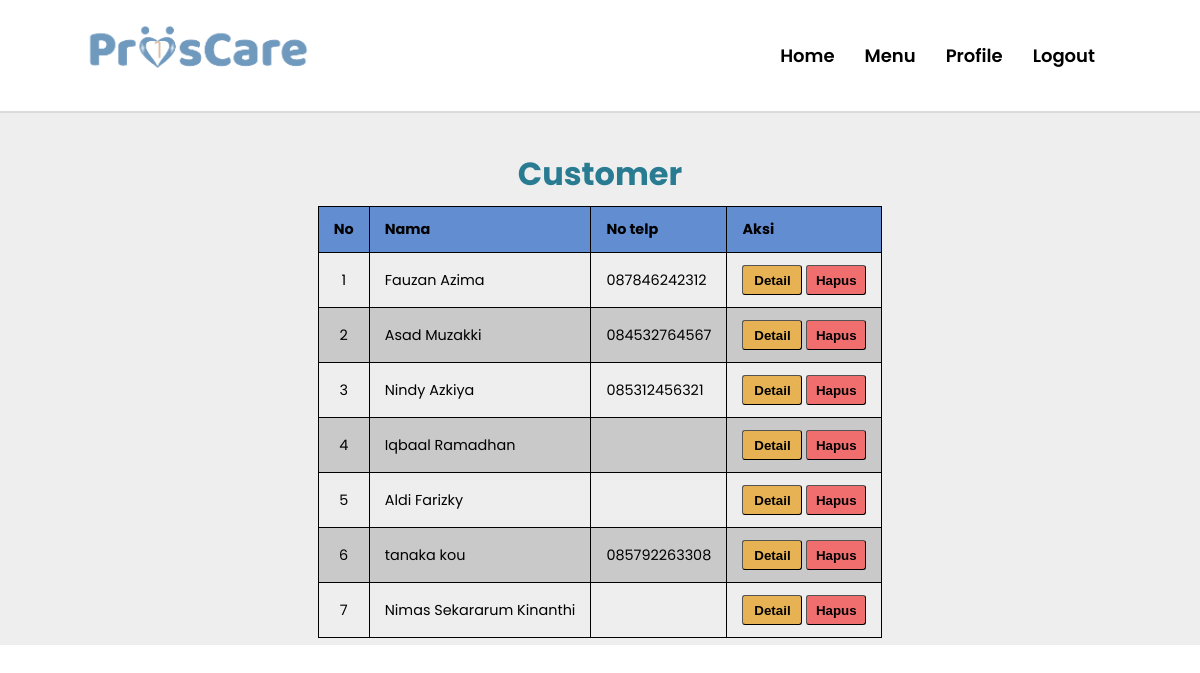
The app's page /admin/customer/data_customer.php (signed in) with its own data.
### tables this page shows
CREATE TABLE `customer` (
  `id` int(255) NOT NULL,
  `nama` varchar(360) DEFAULT NULL,
  `username` varchar(360) NOT NULL,
  `password` varchar(15) NOT NULL,
  `email` varchar(360) NOT NULL,
  `no_telp` varchar(20) DEFAULT NULL,
  `photo` varchar(360) DEFAULT NULL,
  `id_admin` int(255) NOT NULL
);

### loginProscare/koneksi.php (called while the page is built, shortened)
<?php
$koneksi = mysqli_connect("localhost", "root", "", "proscare");
function query($query)
{
   global $koneksi;
   $result = mysqli_query($koneksi, $query);
   $rows = [];
   while ($row = mysqli_fetch_assoc($result)) {
      $rows[] = $row;
   }
   return $rows;
}
?>

### admin/customer/data_customer.php (the view, shortened to what this page needs)
<?php
require "../../loginProscare/koneksi.php";
$data = query("SELECT * FROM customer");
?>
<!DOCTYPE html>
<html lang="en">
<head>
    <link rel="stylesheet" href="customer.css">
</head>
<body>
    <div class="navbar">
        <a href="../home/home.html"><img src="../assets/Menu/logo.png" alt="" style="height: 60px;"></a>
        <ul class="nav">
            <li><a href="../../customer/Homepage.php"> Home </a></li>
            <li><a href="../../admin/home/menuadmin.php"> Menu </a></li>
            <li><a href="../../Profile/profileAdmin.php"> Profile </a></li>
            <li><a href="../../loginProscare/logout.php"> Logout </a></li>
        </ul>
    </div>
    <div class="content">
        <div class="container">
            <h1 class="actor">Customer</h1>
            <table>
                <thead>
                    <tr>
                        <th style="text-align: center;">No</th>
                        <th>Nama</th>
                        <th>No telp</th>
                        <th>Aksi</th>
                    </tr>
                </thead>
                <tbody>
                    <?php $i = 1; ?>
                    <?php foreach ($data as $row) : ?>
                    <tr>
                        <td style="text-align: center;"><?= $i; ?></td>
                        <td><?= $row['nama'] ?></td>
                        <td><?= $row['no_telp'] ?></td>
                        <td style="text-align: center;">
                            <a href="detail_customer.php?id=<?= $row['id'] ?>"><button class="detail-button">Detail</button></a>
                            <a href="hapus.php?id=<?= $row['id'] ?>"><button class="delete-button">Hapus</button></a>
                        </td>
                    </tr>
                    <?php $i++; ?>
                    <?php endforeach; ?>
                </tbody>
            </table>
        </div>
    </div>
</body>
</html>

### admin/customer/customer.css (style rules this page uses)
body { margin: 0; padding: 0; font-family: "Poppins", serif; }
.navbar { position: relative; display: flex; padding: 20px 80px; justify-content: space-between; align-items: center; border-bottom: 2px solid #dbdbdb; }
.navbar ul { display: flex; float: left; list-style: none; padding: 6px 10px; }
.navbar ul li { padding: 0px 15px; }
.navbar a { font-size: large; font-weight: 520; color: black; text-decoration: none; }
.actor { margin-bottom: 8px; color: #297b92; }
.content { padding: 16px 0px; height: max-content; background-color: #eeeeee; align-items: center; }
.content .container { display: flex; flex-direction: column; align-items: center; }
.delete-button { width: 60px; height: 30px; background-color: rgb(240, 110, 110); border-width: 0.5px; border-radius: 3px; font-weight: bold; }
.detail-button { width: 60px; height: 30px; background-color: rgb(230, 178, 84); border-width: 0.5px; border-radius: 3px; font-weight: bold; }
table, th, td { border: 1px solid black; }
table { border-collapse: collapse; margin-left: auto; margin-right: auto; min-width: 400px; font-size: 0.9em; }
table thead tr { background-color: #628ed1; text-align: left; }
table th, table td { padding: 12px 15px; }
table tbody tr:nth-of-type(even) { background-color: #c9c9c9; }
.content { padding: 16px 0px; height: 500px; background-color: #eeeeee; }

### records on screen
customer: nama "Fauzan Azima", no_telp "087846242312"
customer: nama "Asad Muzakki", no_telp "084532764567"
customer: nama "Nindy Azkiya", no_telp "085312456321"
customer: nama "Iqbaal Ramadhan"
customer: nama "Aldi Farizky"
customer: nama "tanaka kou", no_telp "085792263308"
customer: nama "Nimas Sekararum Kinanthi"
